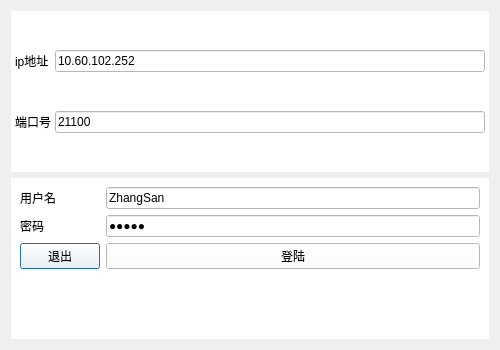
<?xml version="1.0" encoding="UTF-8"?>
<ui version="4.0">
 <class>MyLogin</class>
 <widget class="QDialog" name="MyLogin">
  <property name="geometry">
   <rect>
    <x>0</x>
    <y>0</y>
    <width>500</width>
    <height>350</height>
   </rect>
  </property>
  <property name="sizePolicy">
   <sizepolicy hsizetype="Minimum" vsizetype="Minimum">
    <horstretch>0</horstretch>
    <verstretch>0</verstretch>
   </sizepolicy>
  </property>
  <property name="minimumSize">
   <size>
    <width>500</width>
    <height>350</height>
   </size>
  </property>
  <property name="maximumSize">
   <size>
    <width>500</width>
    <height>350</height>
   </size>
  </property>
  <property name="windowTitle">
   <string>Dialog</string>
  </property>
  <layout class="QVBoxLayout" name="verticalLayout">
   <item>
    <widget class="QWidget" name="widget" native="true">
     <property name="styleSheet">
      <string notr="true">background-color: rgb(255, 255, 255);</string>
     </property>
     <layout class="QGridLayout" name="gridLayout">
      <property name="leftMargin">
       <number>4</number>
      </property>
      <property name="topMargin">
       <number>4</number>
      </property>
      <property name="rightMargin">
       <number>4</number>
      </property>
      <property name="bottomMargin">
       <number>4</number>
      </property>
      <property name="spacing">
       <number>4</number>
      </property>
      <item row="0" column="0">
       <widget class="QLabel" name="label">
        <property name="styleSheet">
         <string notr="true">font: 12pt &quot;微软雅黑&quot;;</string>
        </property>
        <property name="text">
         <string>ip地址</string>
        </property>
       </widget>
      </item>
      <item row="0" column="1">
       <widget class="QLineEdit" name="lineEdit">
        <property name="styleSheet">
         <string notr="true">font: 12pt &quot;微软雅黑&quot;;</string>
        </property>
        <property name="text">
         <string>10.60.102.252</string>
        </property>
       </widget>
      </item>
      <item row="1" column="0">
       <widget class="QLabel" name="label_2">
        <property name="styleSheet">
         <string notr="true">font: 12pt &quot;微软雅黑&quot;;</string>
        </property>
        <property name="text">
         <string>端口号</string>
        </property>
       </widget>
      </item>
      <item row="1" column="1">
       <widget class="QLineEdit" name="lineEdit_2">
        <property name="styleSheet">
         <string notr="true">font: 12pt &quot;微软雅黑&quot;;</string>
        </property>
        <property name="text">
         <string>21100</string>
        </property>
       </widget>
      </item>
     </layout>
     <zorder>lineEdit</zorder>
     <zorder>label</zorder>
     <zorder>label_2</zorder>
     <zorder>lineEdit_2</zorder>
    </widget>
   </item>
   <item>
    <widget class="QWidget" name="widget_2" native="true">
     <property name="enabled">
      <bool>true</bool>
     </property>
     <property name="styleSheet">
      <string notr="true">background-color: rgb(255, 255, 255);</string>
     </property>
     <layout class="QFormLayout" name="formLayout">
      <item row="0" column="0">
       <widget class="QLabel" name="label_3">
        <property name="enabled">
         <bool>true</bool>
        </property>
        <property name="styleSheet">
         <string notr="true">font: 12pt &quot;微软雅黑&quot;;</string>
        </property>
        <property name="text">
         <string>用户名</string>
        </property>
       </widget>
      </item>
      <item row="0" column="1">
       <widget class="QLineEdit" name="lineEdit_3">
        <property name="enabled">
         <bool>true</bool>
        </property>
        <property name="styleSheet">
         <string notr="true">font: 12pt &quot;微软雅黑&quot;;</string>
        </property>
        <property name="text">
         <string>ZhangSan</string>
        </property>
       </widget>
      </item>
      <item row="1" column="0">
       <widget class="QLabel" name="label_4">
        <property name="styleSheet">
         <string notr="true">font: 12pt &quot;微软雅黑&quot;;</string>
        </property>
        <property name="text">
         <string>密码</string>
        </property>
       </widget>
      </item>
      <item row="1" column="1">
       <widget class="QLineEdit" name="lineEdit_4">
        <property name="enabled">
         <bool>true</bool>
        </property>
        <property name="styleSheet">
         <string notr="true">font: 12pt &quot;微软雅黑&quot;;</string>
        </property>
        <property name="text">
         <string>12345</string>
        </property>
        <property name="echoMode">
         <enum>QLineEdit::Password</enum>
        </property>
       </widget>
      </item>
      <item row="2" column="0">
       <widget class="QPushButton" name="pushButton">
        <property name="minimumSize">
         <size>
          <width>20</width>
          <height>0</height>
         </size>
        </property>
        <property name="text">
         <string>退出</string>
        </property>
       </widget>
      </item>
      <item row="2" column="1">
       <widget class="QPushButton" name="pushButton_2">
        <property name="enabled">
         <bool>true</bool>
        </property>
        <property name="text">
         <string>登陆</string>
        </property>
       </widget>
      </item>
     </layout>
    </widget>
   </item>
  </layout>
 </widget>
 <resources/>
 <connections/>
</ui>
